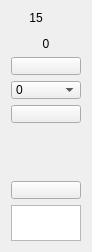
        <widget class="QWidget" name="widget_16" native="true">
         <property name="maximumSize">
          <size>
           <width>68</width>
           <height>16777215</height>
          </size>
         </property>
         <layout class="QVBoxLayout" name="verticalLayout_16" stretch="0,10,1,1,1,1,0,1,0">
          <item>
           <widget class="QLabel" name="lbl_ChName_15">
            <property name="maximumSize">
             <size>
              <width>50</width>
              <height>16777215</height>
             </size>
            </property>
            <property name="text">
             <string>15</string>
            </property>
            <property name="alignment">
             <set>Qt::AlignCenter</set>
            </property>
           </widget>
          </item>
          <item>
           <widget class="VolumeWidget" name="Disp_Level_15" native="true">
            <property name="minimumSize">
             <size>
              <width>0</width>
              <height>0</height>
             </size>
            </property>
            <property name="maximumSize">
             <size>
              <width>40</width>
              <height>16777215</height>
             </size>
            </property>
            <property name="MaxValue" stdset="0">
             <number>20</number>
            </property>
            <property name="MinValue" stdset="0">
             <number>-80</number>
            </property>
            <property name="SingleTrack" stdset="0">
             <bool>true</bool>
            </property>
            <property name="ScaleLabel" stdset="0">
             <bool>true</bool>
            </property>
           </widget>
          </item>
          <item>
           <widget class="QLabel" name="lbl_Level_15">
            <property name="maximumSize">
             <size>
              <width>16777215</width>
              <height>16777215</height>
             </size>
            </property>
            <property name="text">
             <string>0</string>
            </property>
            <property name="alignment">
             <set>Qt::AlignCenter</set>
            </property>
           </widget>
          </item>
          <item>
           <widget class="QPushButton" name="btn_Phantom_15">
            <property name="minimumSize">
             <size>
              <width>50</width>
              <height>18</height>
             </size>
            </property>
            <property name="maximumSize">
             <size>
              <width>16777215</width>
              <height>18</height>
             </size>
            </property>
            <property name="focusPolicy">
             <enum>Qt::StrongFocus</enum>
            </property>
            <property name="text">
             <string/>
            </property>
            <property name="checkable">
             <bool>true</bool>
            </property>
           </widget>
          </item>
          <item>
           <widget class="QComboBox" name="comboBox_PreampGain_15">
            <property name="minimumSize">
             <size>
              <width>0</width>
              <height>18</height>
             </size>
            </property>
            <property name="maximumSize">
             <size>
              <width>16777215</width>
              <height>18</height>
             </size>
            </property>
            <property name="focusPolicy">
             <enum>Qt::StrongFocus</enum>
            </property>
            <property name="currentIndex">
             <number>0</number>
            </property>
            <item>
             <property name="text">
              <string>0</string>
             </property>
            </item>
            <item>
             <property name="text">
              <string>+6</string>
             </property>
            </item>
            <item>
             <property name="text">
              <string>+12</string>
             </property>
            </item>
            <item>
             <property name="text">
              <string>+18</string>
             </property>
            </item>
            <item>
             <property name="text">
              <string>+24</string>
             </property>
            </item>
            <item>
             <property name="text">
              <string>+30</string>
             </property>
            </item>
            <item>
             <property name="text">
              <string>+36</string>
             </property>
            </item>
            <item>
             <property name="text">
              <string>+42</string>
             </property>
            </item>
           </widget>
          </item>
          <item>
           <widget class="QPushButton" name="btnInvert_15">
            <property name="minimumSize">
             <size>
              <width>0</width>
              <height>18</height>
             </size>
            </property>
            <property name="maximumSize">
             <size>
              <width>16777215</width>
              <height>18</height>
             </size>
            </property>
            <property name="focusPolicy">
             <enum>Qt::StrongFocus</enum>
            </property>
            <property name="text">
             <string/>
            </property>
            <property name="checkable">
             <bool>true</bool>
            </property>
           </widget>
          </item>
          <item alignment="Qt::AlignHCenter">
           <widget class="ConfigGainWidget" name="spinBoxGain_15" native="true">
            <property name="minimumSize">
             <size>
              <width>46</width>
              <height>46</height>
             </size>
            </property>
            <property name="Value" stdset="0">
             <double>0.000000000000000</double>
            </property>
            <property name="MaxValue" stdset="0">
             <double>12.000000000000000</double>
            </property>
            <property name="MinValue" stdset="0">
             <double>-100.000000000000000</double>
            </property>
            <property name="Decimals" stdset="0">
             <number>1</number>
            </property>
           </widget>
          </item>
          <item>
           <widget class="QPushButton" name="btnMute_15">
            <property name="minimumSize">
             <size>
              <width>0</width>
              <height>18</height>
             </size>
            </property>
            <property name="maximumSize">
             <size>
              <width>16777215</width>
              <height>18</height>
             </size>
            </property>
            <property name="focusPolicy">
             <enum>Qt::StrongFocus</enum>
            </property>
            <property name="text">
             <string/>
            </property>
            <property name="checkable">
             <bool>true</bool>
            </property>
           </widget>
          </item>
          <item>
           <widget class="QTextEdit" name="textEdit_15">
            <property name="minimumSize">
             <size>
              <width>0</width>
              <height>36</height>
             </size>
            </property>
            <property name="maximumSize">
             <size>
              <width>16777215</width>
              <height>36</height>
             </size>
            </property>
           </widget>
          </item>
         </layout>
        </widget>
